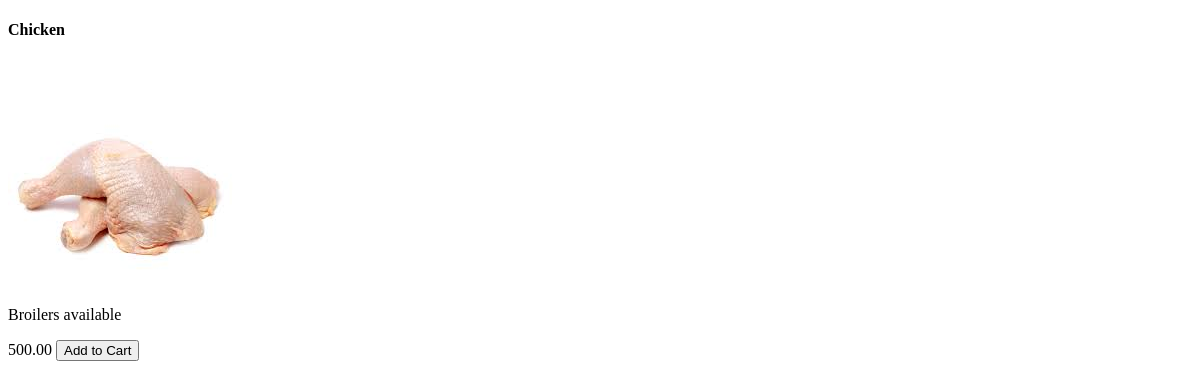
The app's page /inventory/products/2/, older data.
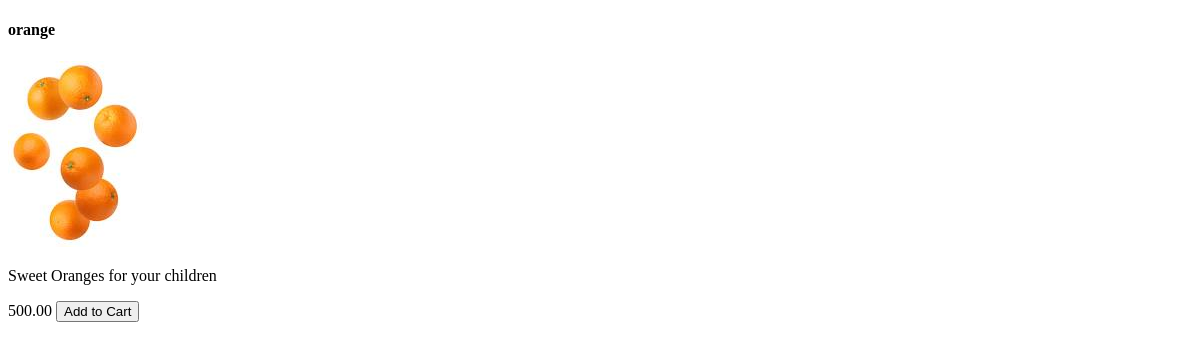
The same page, newer data.
### inventory/models.py (models this page shows, shortened)
class Product(models.Model):
    vendor = models.ForeignKey(Vendor, on_delete=models.CASCADE)
    name = models.CharField(max_length=32)
    description = models.TextField()
    image = models.ImageField(upload_to="images/")
    price = models.DecimalField(max_digits=6,decimal_places=2)
    stock = models.PositiveIntegerField()
    date_created = models.DateTimeField(auto_now_add=True)
    date_updated = models.DateTimeField(auto_now=True)#to update the date

### inventory/views.py (the view)
# urls.py: path("products/<int:id>/",product_detail,name="product_detail_view"),
def product_detail(request,id):
    product = Product.objects.get(id=id)
    return render (request, "inventory/product_detail.html", {"product" :product})

### templates/inventory/product_detail.html (shortened to what this page needs)
<!DOCTYPE html>
<html lang="en">
<head>
</head>
<body>
    <h4>{{product.name}}</h4>
    <img src="{{ product.image.url }}" alt="Image">
    <p>{{product.description}}</p>
    <span>{{product.price}}</span>
    <a href="{% url 'product_detail_view' product.id %}"><button>Add to Cart</button></a>
</body>
</html>

Row changes from the older to the newer data that the page shows:
changed Product: name "Chicken" → "orange"; image: a different picture; description "Broilers available" → "Sweet Oranges for your children"
